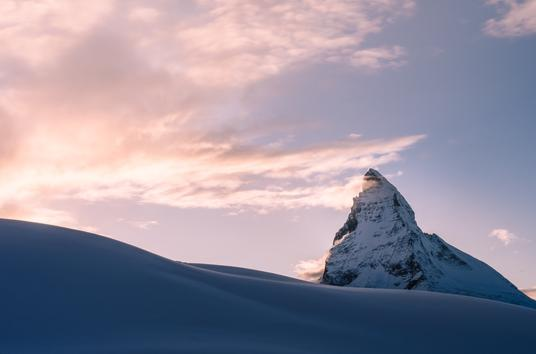
#> input picture python opencv 2/pic1.jpg, 536 x 354 px
$ python video5.py
#> lines starting #> are read from the running program, lines starting #| are printed output that depends on the picture
import cv2
import numpy as  np
img1 = cv2.imread('pic1.jpg')
#> img1 is the input picture: shape (354, 536, 3); mean B, G, R 158.5, 144.1, 151.2
img2= cv2.imread('pic2.jpg')
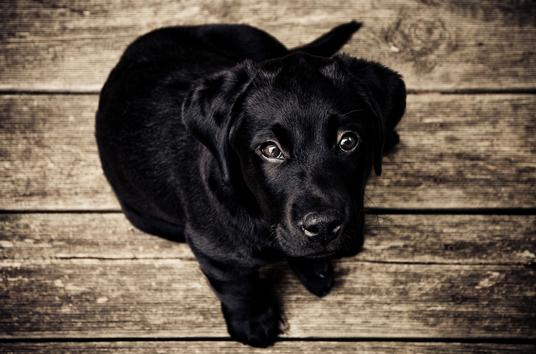
#> input picture python opencv 2/pic2.jpg, 536 x 354 px
#> img2 is the input picture: shape (354, 536, 3); mean B, G, R 70.7, 82.7, 95.1

##add=img1+img2
##add= cv2.add(img1,img2)
weighted = cv2.addWeighted(img1, 0.6, img2, 0.4, 0)
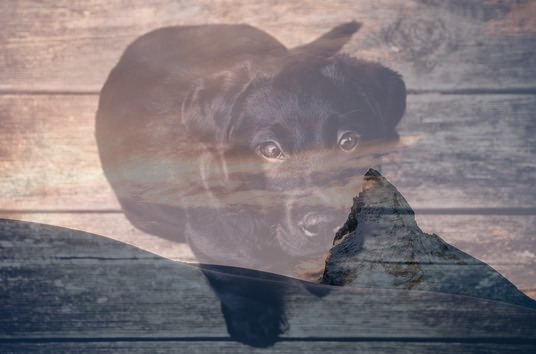
#> weighted: shape (354, 536, 3); mean B, G, R 123.4, 119.6, 128.7

cv2.imshow('add',weighted)
cv2.waitKey(0)
cv2.destroyAllWindows()
